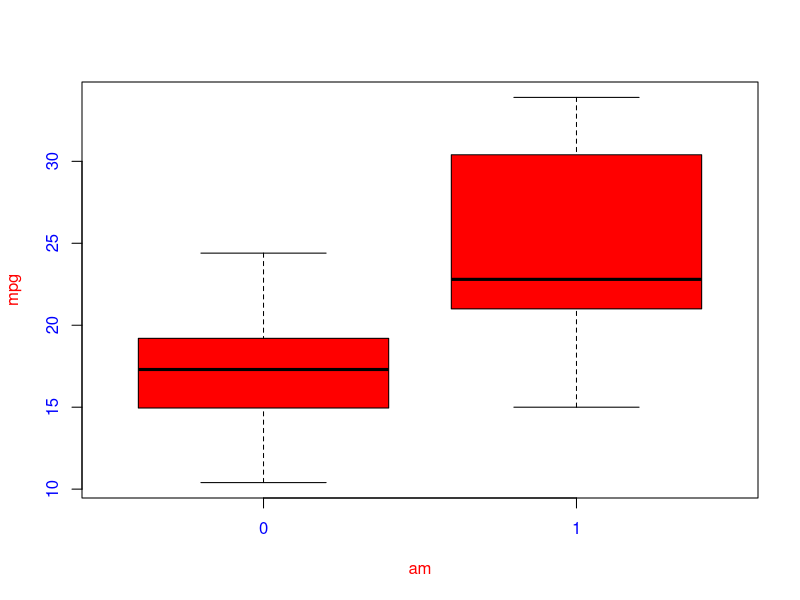
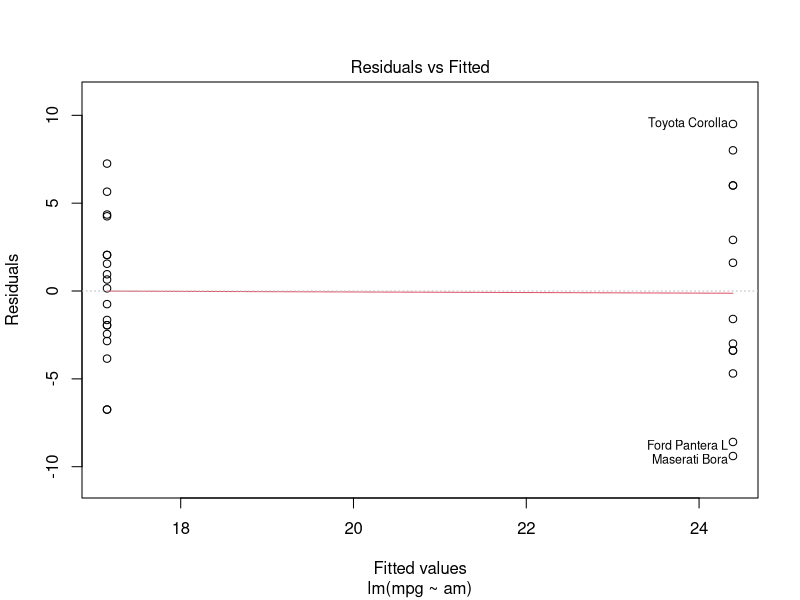
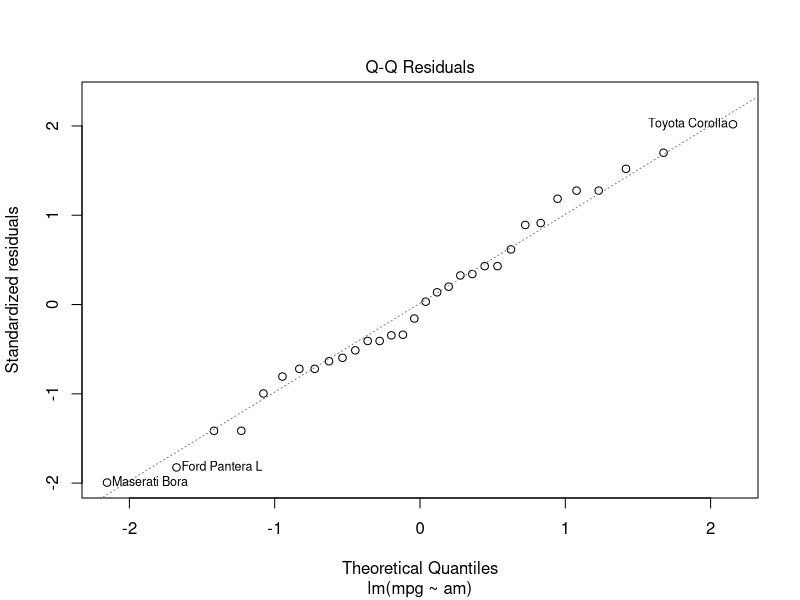
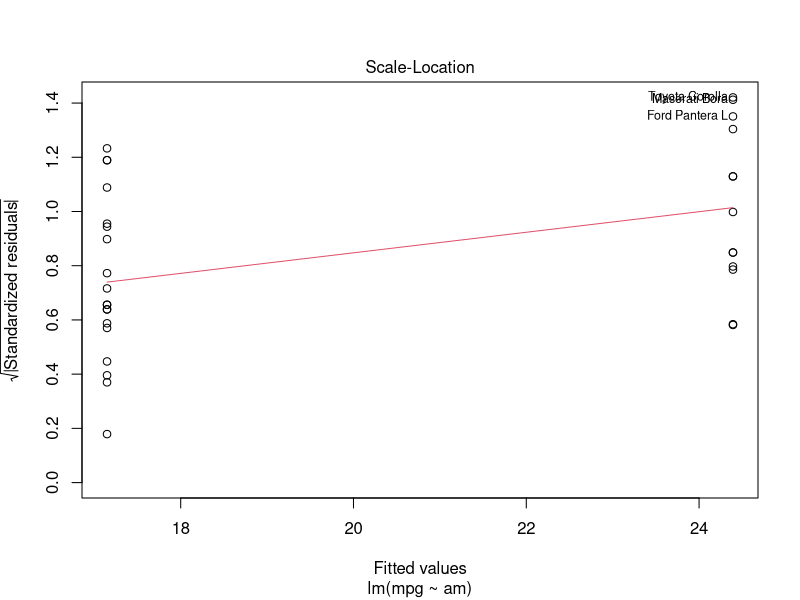
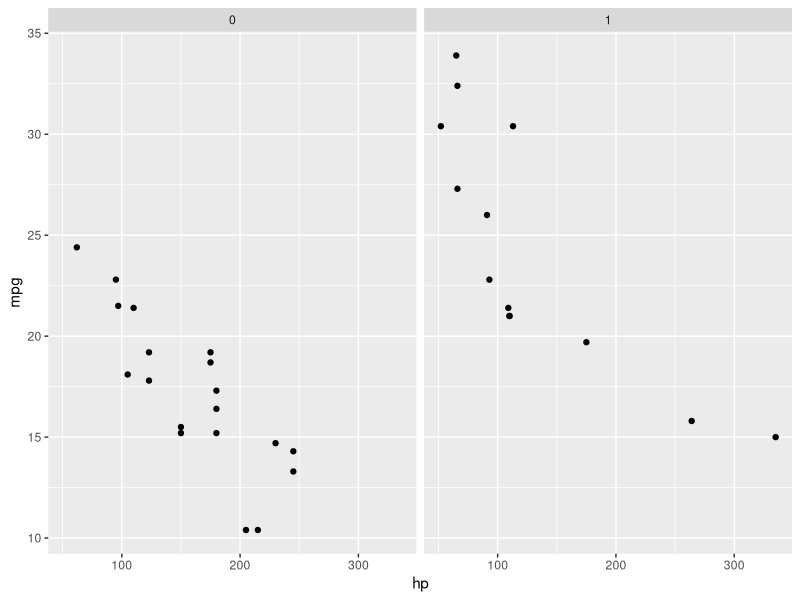
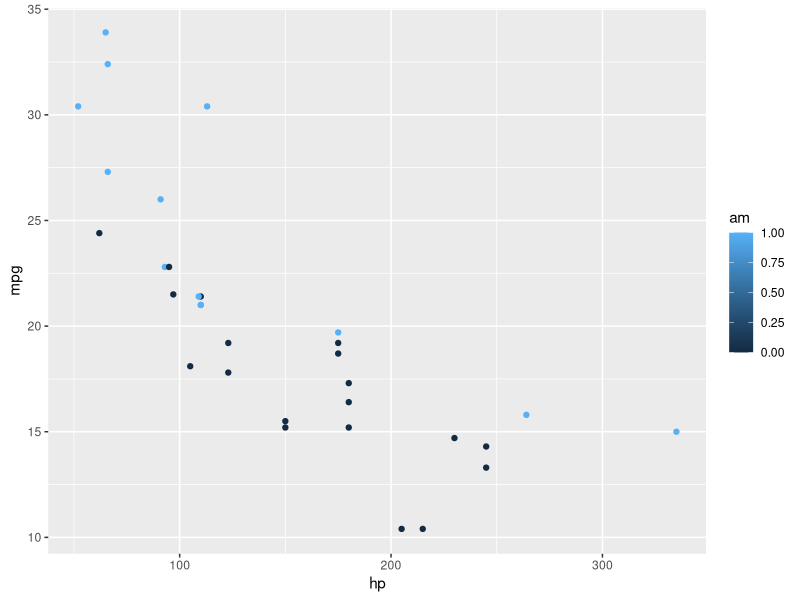
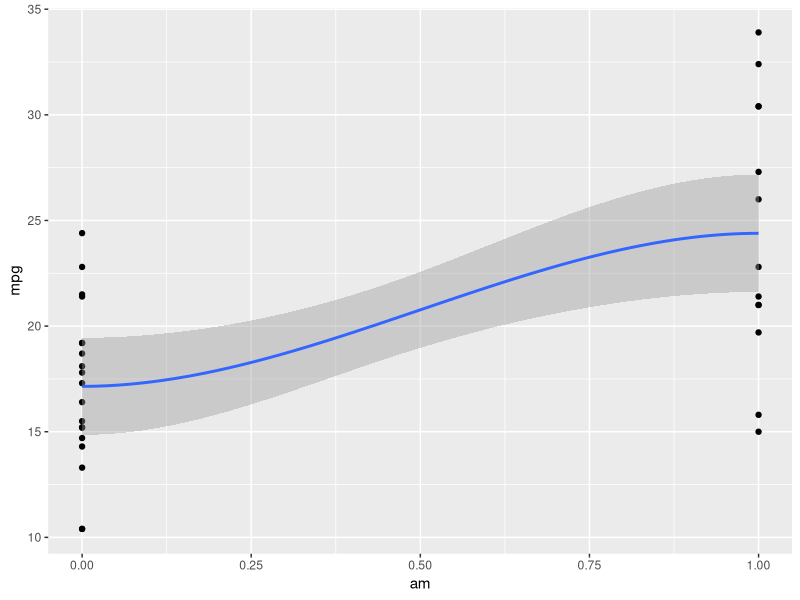

Write R code to recreate these figures, in order.
## ---- chunk 1
library(datasets)
data(mtcars)
head(mtcars)
str(mtcars)
lm(mpg~., mtcars)
## automatic(0) and manual(1)
table(mtcars$am)
## Let's calculate the mean in mpg for each manual(1) and automatic(0)
tapply(mtcars$mpg,mtcars$am,mean,simplify =FALSE)
## The difference in means equals
24.39231 - 17.14737
## Let's look the difference in terms of power (hp): automatic(0) and manual(1)
tapply(mtcars$hp,mtcars$am,mean,simplify =FALSE)
160.2632 - 126.8464
fit<-lm(mpg~am,mtcars)
fit
## ---- chunk 2
boxplot(mpg~am, col="red",xlab="am",ylab="mpg",col.axis="blue",col.lab="red",data=mtcars)
## DIAGNOSTICS OF RESIDUALS
plot(fit,which =1)
plot(fit, which =2)
plot(fit, which =3)
## Now,let's plot automatic(0) and manual(1) to compare their power
library(ggplot2)
qplot(hp,mpg,data=mtcars,facets=.~am)
qplot(hp,mpg,data=mtcars,color=am)
qplot(am,mpg,data=mtcars,geom=c("point","smooth"))
